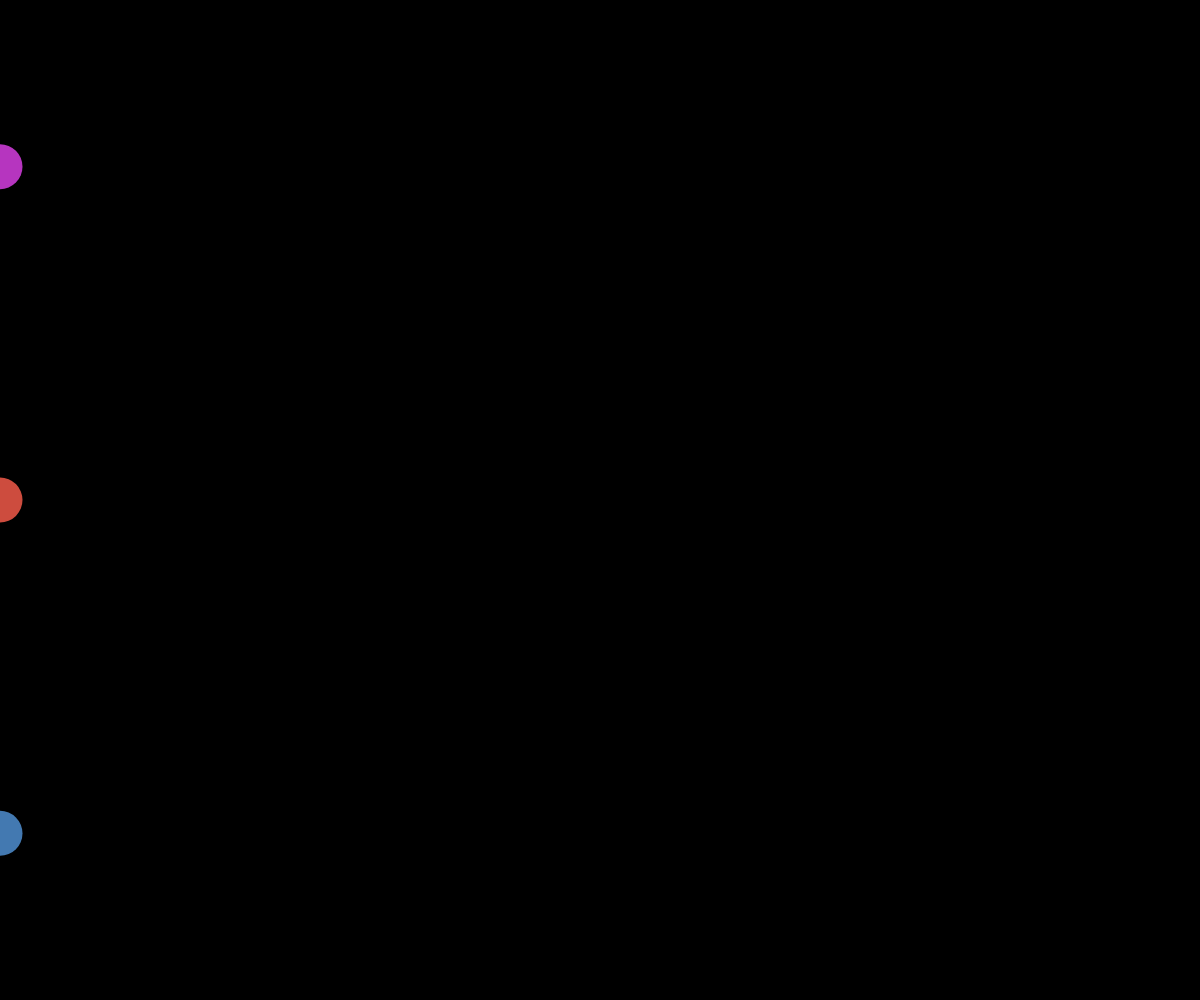
Frame 1 (no input)
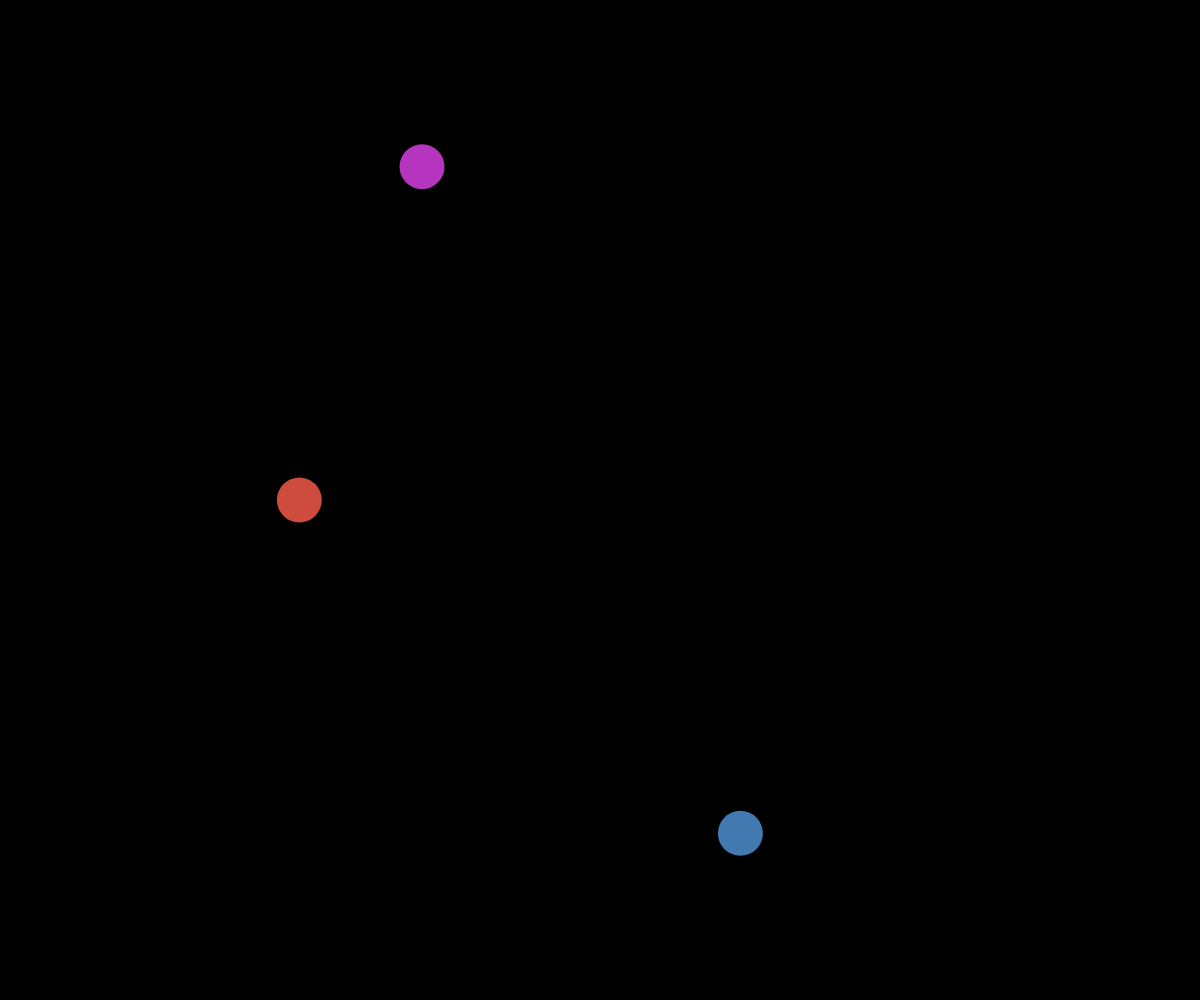
Frame 60 (no input)
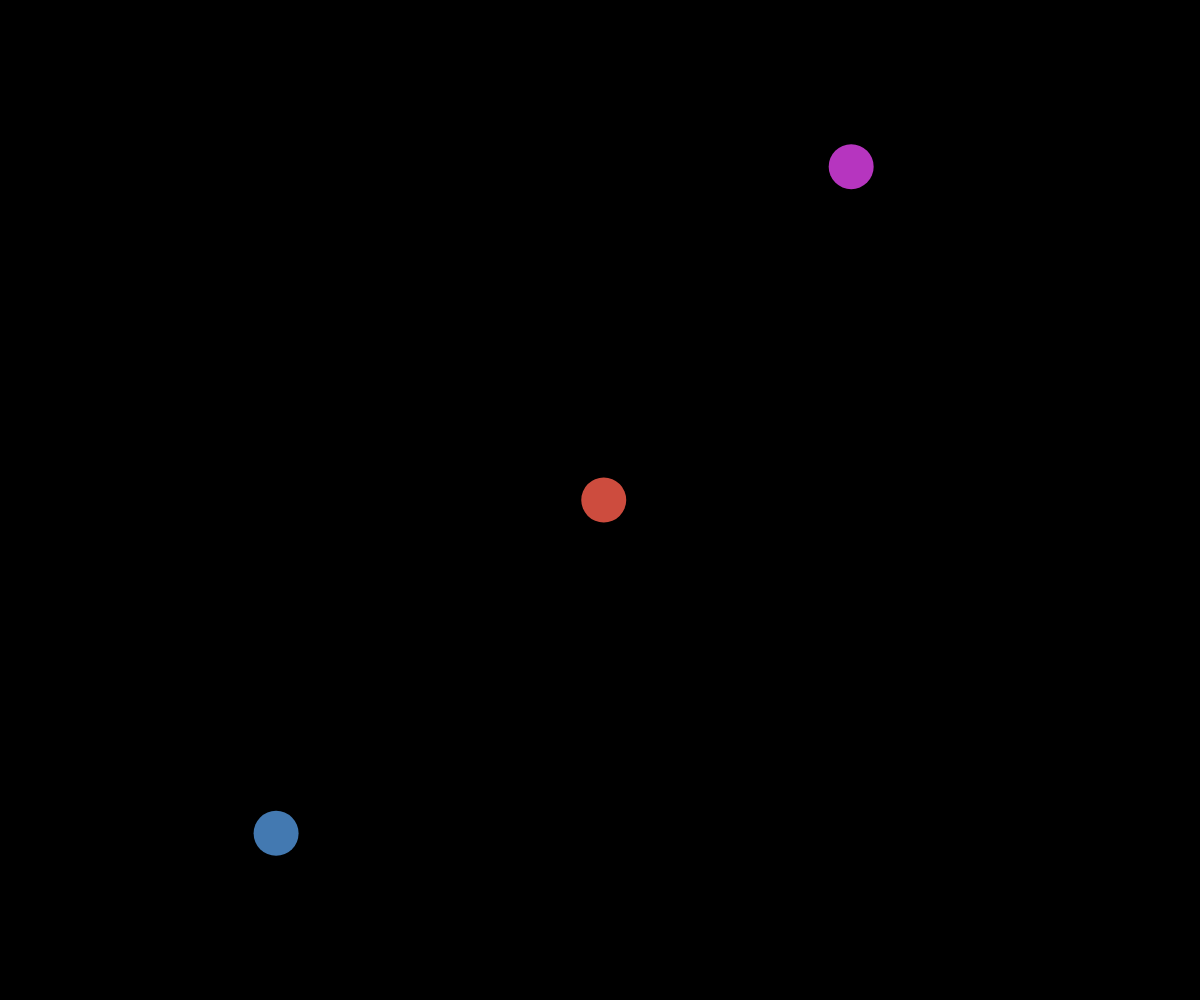
Frame 120 (the mouse pressed at the canvas centre since frame 60)

The p5.js sketch that drew these frames (run headless with seeded random() and noise() and a simulated clock; from frame 60 on, the mouse is pressed at the canvas centre):

// p5.js sketch
// ── sketch.js
// Project Title
// Your Name
// Date
//
// Extra for Experts:
// - describe what you did to take this project "above and beyond"

let racers = [];
const numRacers = 3;

function setup() {
  createCanvas(windowWidth, windowHeight);
  noStroke();
  for(let i=0; i<numRacers; i++) {
    let c = color(random(255),random(255),random(255));
    racers.push(new RoundRacer(0,height/(numRacers/(i+0.5)),c));
  }
}

function draw() {
  background(0);
  for(let racer of racers) {
    racer.display();
    racer.move();
  }
}

class RoundRacer {
  constructor(x,y,c) {
    this.x = x; this.y = y; this.c = c;
    this.speed = random(3,15);
  }

  display() {
    fill(this.c);
    circle(this.x,this.y,45);
  }

  move() {
    if(this.x>width) {
      this.x = 0;
    } else {
      this.x += this.speed;
    }
  }
}
